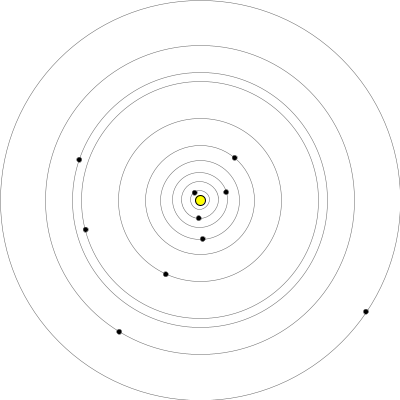
Frame 1 (no input)
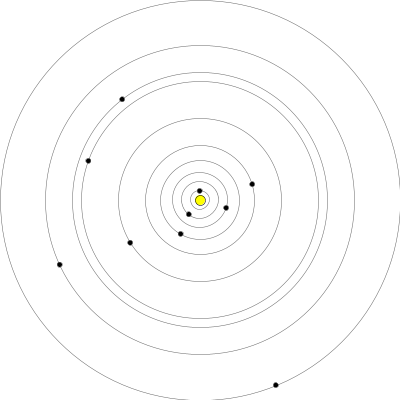
Frame 60 (the mouse pressed at the canvas centre just before this capture)
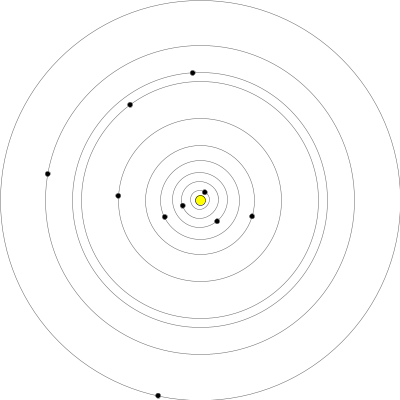
Frame 120 (the mouse held since frame 60 and released just before this capture)

The Processing sketch that drew these frames (run headless with seeded random() and noise(); from frame 60 on, the mouse is pressed at the canvas centre):

// Processing sketch: System_View
// ── System_View.pde


// visualizing orbits in a Traveller system

// TO_DO
//  DONE orbiting bodies
//  DONE motion
//       satellites of satellites
//       proper velocities
//       variable body size
//       primary/companion size & color
//       planetoid belt graphics

float[] orbits = {1, 2, 3, 4.3, 6, 9, 13, 14, 17, 22};
OrbitDisplay[] display;
int maxPixelDiameter;
float maxOrbitValue = 0;
float scaleFactor;
 

void setup(){
  size(400, 400);
  background(255);
  
  maxPixelDiameter = min(width/2, height/2);
  println("Maximum pixel dimension: " + maxPixelDiameter);
  
  // find the largest orbit to establish scale
  for (int i = 0; i < orbits.length; i++){
    float candidate = orbits[i];
    if (candidate > maxOrbitValue){ maxOrbitValue = candidate; }
  }
  println("Maximum orbit in this set is: " + maxOrbitValue);
  
  scaleFactor = 2 * maxPixelDiameter/maxOrbitValue;
  println("Scale factor = " + scaleFactor);

  display = new OrbitDisplay[orbits.length];
  for (int i = 0; i < display.length; i++){
    float d = orbits[i] * scaleFactor;
    display[i] = new OrbitDisplay(new PVector(width/2, height/2), d);
  }
}

void draw(){
  background(255);
  
  stroke(0);
  fill(255, 255, 0);
  ellipse(width/2, height/2, 10, 10);

  for (OrbitDisplay od : display){
    od.update();
    od.display();
  }
}

class OrbitDisplay {
  float angle;
  float diameter;
  PVector center;
  
  OrbitDisplay(PVector _center, float _diameter){
    center = _center;
    diameter = _diameter;
    angle = random(0, TWO_PI);
  }
  
  void update(){
    angle += 0.01;
  }
  
  void display(){
    noFill();
    stroke(100);
    strokeWeight(0.5);
    ellipse(center.x, center.y, diameter, diameter);
    
    float dx = (diameter/2 * cos(angle)) + center.x;
    float dy = (diameter/2 * sin(angle)) + center.y;
    
    fill(0);
    ellipse(dx, dy, 5, 5);
  } 
}
